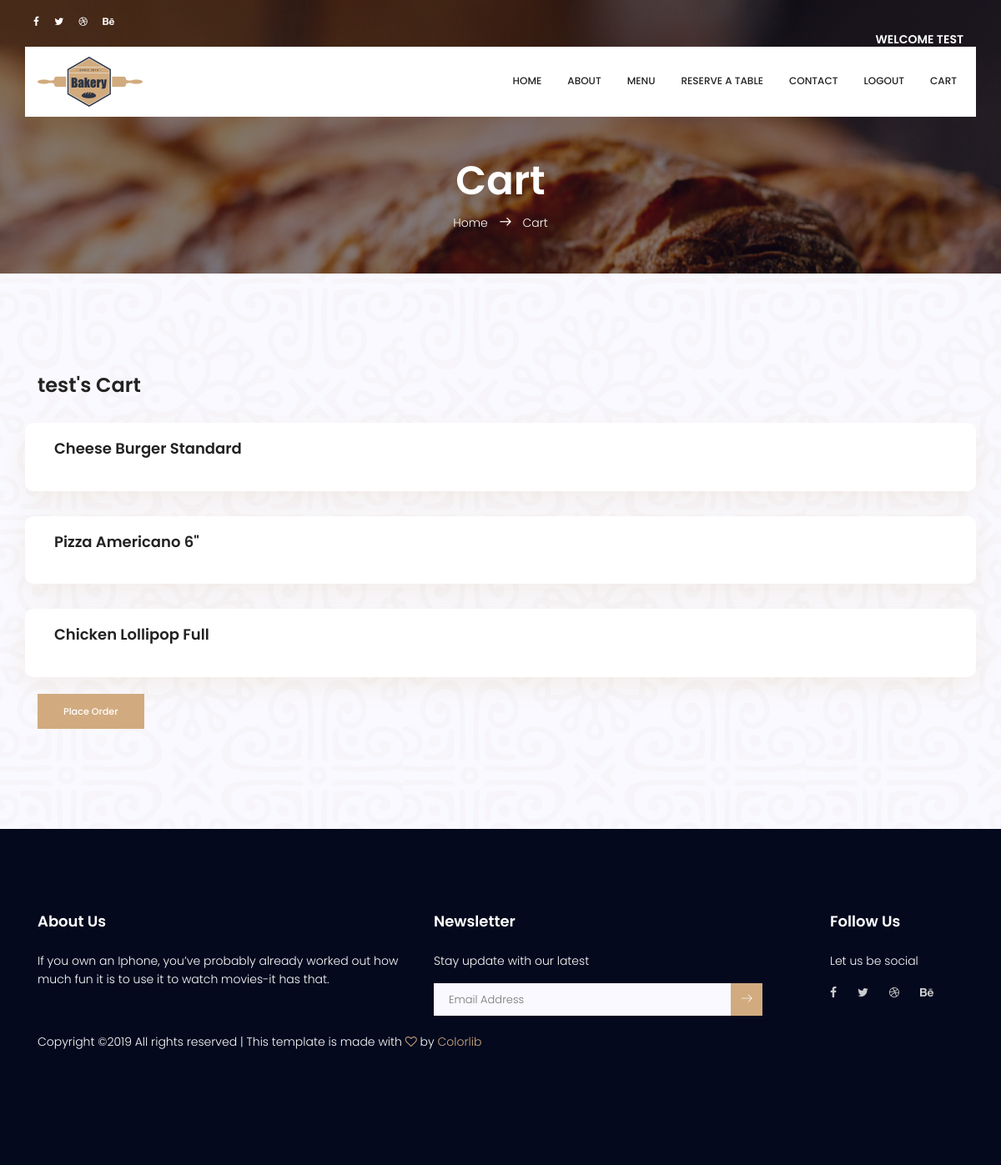
Page /cart (signed in) on the earlier database version.
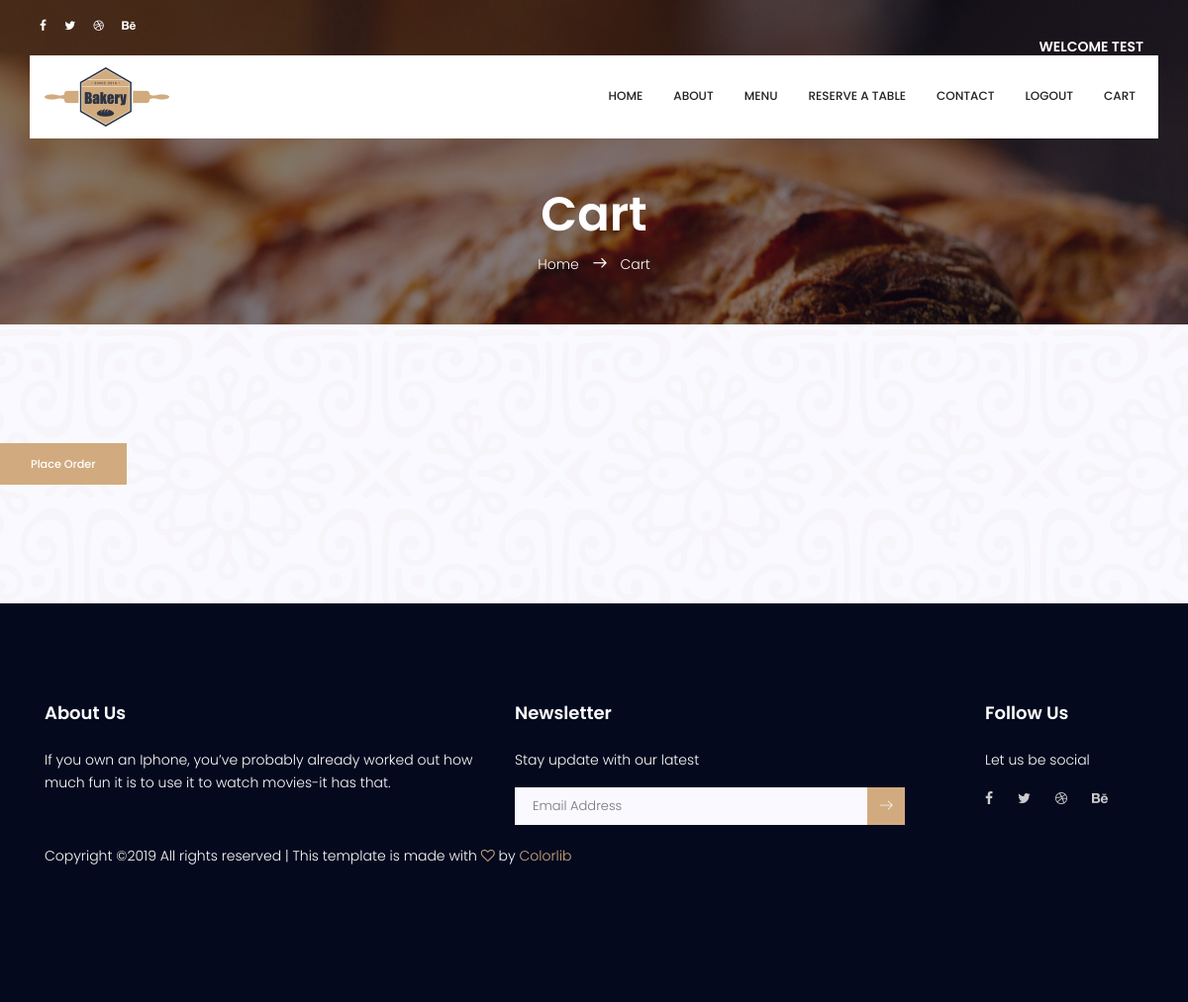
Same page on the later database version.
### tables this page shows
CREATE TABLE "Cart" (
	`customername`	TEXT NOT NULL,
	`Item`	TEXT NOT NULL,
	PRIMARY KEY(`customername`)
);

### app.py (the view)
@app.route('/cart')
@login_required
def cart():
    data = query_db("select customername,item from cart where customername=?",(session["username"],))
    return render_template('/cart.html',user=session.get("username"),alldata=data)

### app.py (called while the page is built)
def login_required(f):
    @wraps(f)
    def decorated_function(*args, **kwargs):
        if session.get("username") is None:
            flash(" Please login ",'danger')
            return redirect(url_for("login",user=session.get("username"), next=request.url))
        return f(*args, **kwargs)
    return decorated_function

def get_db():
    db = getattr(g, '_database', None)
    if db is None:
        db = g._database = sqlite3.connect(Database)
    return db

def query_db(query, args=(), one=False):  # used to retrieve values from the table
    cur = get_db().execute(query, args)
    rv = cur.fetchall()
    cur.close()
    return (rv[0] if rv else None) if one else rv

### templates/cart.html (shortened to what this page needs)
{% extends 'layout.html' %}
{% block content %}
<section class="banner-area relative about-banner" id="home">
    <div class="overlay overlay-bg"></div>
    <div class="container">
        <div class="row d-flex align-items-center justify-content-center">
            <div class="about-content col-lg-12">
                <h1 class="text-white">
                    Cart
                </h1>
                <p class="text-white link-nav"><a href="{{url_for('index')}}">Home </a> <span
                        class="lnr lnr-arrow-right"></span> <a href="{{url_for('cart')}}"> Cart</a></p>
            </div>
        </div>
    </div>
</section>
<section class="menu-list-area section-gap">
    <div class="container">
            {% set datactr = 0 %}
        {% for data in alldata %}
        <h3 class="text-heading">{%if loop.index == 1  %}  {{data[0]}}'s Cart {%endif%}</h3>
        <div id="pills-tabContent" class="tab-content absolute">
            <div class="tab-pane fade show active" id="pizza" role="tabpanel" aria-labelledby="pizza-tab">
                <div class="single-menu-list row justify-content-between align-items-center">
                    <div class="col-lg-9">
                        <a href="#">
                            <h4>{{ data[1] }}</h4>
                        </a>
                    </div>
                    {% set datactr = 1 %}
                    <div class="col-lg-3 flex-row d-flex price-size">
                        <div class="s-price col">
                        </div>
                    </div>
                </div>
                {% endfor %}
            </div>
        </div>
        {%if datactr == 0%}
        <a href="{{url_for('place_order')}}" class="genric-btn primary">Place Order</a>
        {%else%}
        <div class="container container-table">
            <div class="row vertical-center-row">
        <h3 class="text-heading"> Cart Empty</h3>
        </div>
        </div>
        {%endif%}
    </div>
</section>
{%endblock%}

### templates/layout.html (shortened to what this page needs)
<!DOCTYPE html>
<html lang="zxx" class="no-js">
<head>
    <link rel="stylesheet" href="css/linearicons.css">
    <link rel="stylesheet" href="css/font-awesome.min.css">
    <link rel="stylesheet" href="css/bootstrap.css">
    <link rel="stylesheet" href="css/magnific-popup.css">
    <link rel="stylesheet" href="css/nice-select.css">
    <link rel="stylesheet" href="css/animate.min.css">
    <link rel="stylesheet" href="css/jquery-ui.css">
    <link rel="stylesheet" href="css/owl.carousel.css">
    <link rel="stylesheet" href="css/main.css">
</head>
<body>
    <header id="header" id="home">
        <div class="header-top">
            <div class="container">
                <div class="row align-items-center">
                    <div class="col-lg-6 col-sm-6 col-8 header-top-left no-padding">
                        <div class="menu-social-icons">
                            <a href="#"><i class="fa fa-facebook"></i></a>
                            <a href="#"><i class="fa fa-twitter"></i></a>
                            <a href="#"><i class="fa fa-dribbble"></i></a>
                            <a href="#"><i class="fa fa-behance"></i></a>
                        </div>
                    </div>
                    <div class="col-lg-6 col-sm-6 col-8 header-top-right no-padding">
                    </div>
                    <div class="justify-content-center align-items-center">
                        <div class="banner-content col-lg-10 col-md-12 justify-content-center">
                        </div>
                    </div>
                    <div class="container text-right">
                            <div class="span12 text-right">
                                    {%if user is not none%} <h6 class="text-uppercase text-white">welcome {{user}}</h6>{%endif%}
                            </div>
                        </div>
                </div>
                <div class="container main-menu">
                    <div class="row align-items-center justify-content-between d-flex">
                        <a href="{{ url_for('index') }}"><img src="img/logo.png" alt="" title="" /></a>
                        <nav id="nav-menu-container">
                            <ul class="nav-menu">
                                <li class="menu-active"><a href="{{ url_for('index') }}">Home</a></li>
                                <li><a href="{{ url_for('about') }}">About</a></li>
                                <li><a href="{{ url_for('menu') }}">Menu</a></li>
                                <li><a href="{{ url_for('reservation') }}">Reserve A Table</a></li>
                                <li><a href="{{ url_for('contact') }}">Contact</a></li>
                                {%if user is not none%}<li><a href="{{ url_for('logout') }}">Logout</a></li>
                                {%else%}<li><a href="{{ url_for('login') }}">Login</a></li>
                                <li><a href="{{ url_for('register') }}">Register</a></li>{%endif%}
                                {%if user is not none%}<li><a href="{{ url_for('cart') }}">Cart</a></li>{%endif%}
                            </ul>
                        </nav>
                    </div>
                </div>
    </header>
    {% block content %}
    {% endblock %}
    <footer class="footer-area section-gap">
        <div class="container">
            <div class="row">
                <div class="col-lg-5 col-md-6 col-sm-6">
                    <div class="single-footer-widget">
                        <h6>About Us</h6>
                        <p>
                            If you own an Iphone, you’ve probably already worked out how much fun it is to use it to
                            watch movies-it has that.
                        </p>
                    </div>
                </div>
                <div class="col-lg-5  col-md-6 col-sm-6">
                    <div class="single-footer-widget">
                        <h6>Newsletter</h6>
                        <p>Stay update with our latest</p>
                        <div class="" id="mc_embed_signup">
                            <form target="_blank" novalidate="true"
                                action="https://spondonit.us12.list-manage.com/subscribe/post?u=1462626880ade1ac87bd9c93a&amp;id=92a4423d01"
                                method="get" class="form-inline">
                                <input class="form-control" name="EMAIL" placeholder="Email Address"
                                    onfocus="this.placeholder = ''" onblur="this.placeholder = 'Email Address'"
                                    required="" type="email">
                                <button class="click-btn"><i class="lnr lnr-arrow-right"
                                        aria-hidden="true"></i></button>
                            </form>
                        </div>
                    </div>
                </div>
                <div class="col-lg-2 col-md-6 col-sm-6 social-widget">
                    <div class="single-footer-widget">
                        <h6>Follow Us</h6>
                        <p>Let us be social</p>
                        <div class="footer-social d-flex align-items-center">
                            <a href="#"><i class="fa fa-facebook"></i></a>
                            <a href="#"><i class="fa fa-twitter"></i></a>
                            <a href="#"><i class="fa fa-dribbble"></i></a>
                            <a href="#"><i class="fa fa-behance"></i></a>
                        </div>
                    </div>
                </div>
                <div class="col-lg-12">
                    <p class="footer-text">
                        Copyright &copy; All rights reserved | This template is made with <i class="fa fa-heart-o"
                            aria-hidden="true"></i> by <a href="https://colorlib.com" target="_blank">Colorlib</a>
                    </p>
                </div>
            </div>
        </div>
    </footer>
</body>
</html>

Differences in the rows shown:
removed Cart: Customername "test", Item "Cheese Burger Standard"
removed Cart: Item "Pizza Americano 6\""
removed Cart: Item "Chicken Lollipop Full"
